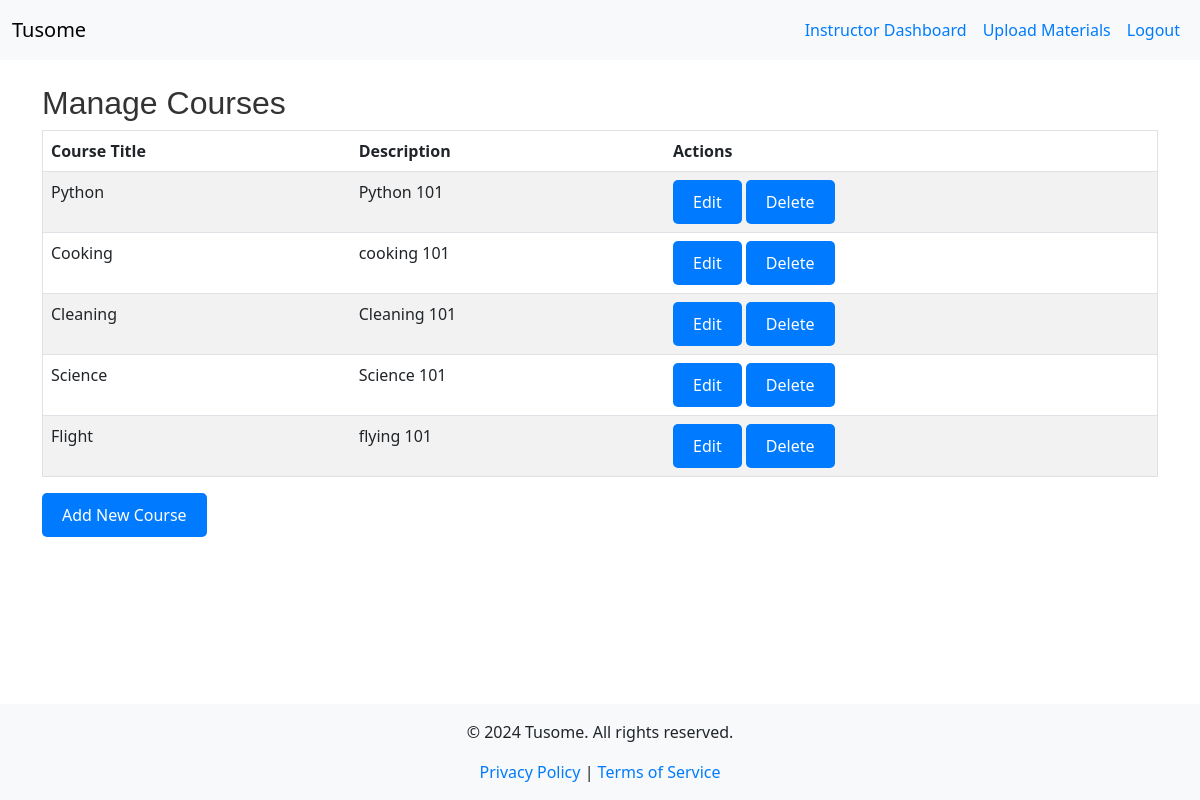
Screenshot of /manage_courses (signed in) with the database file from the repository.
### models.py (models this page shows)
class Course(db.Model):
    id = db.Column(db.Integer, primary_key=True)
    title = db.Column(db.String(200), nullable=False)
    description = db.Column(db.Text, nullable=False)
    is_featured = db.Column(db.Boolean, default=False)
    instructor_id = db.Column(db.Integer, db.ForeignKey('instructor.id'), nullable=False)
    instructor = db.relationship('Instructor', back_populates='courses')
    lessons = db.relationship('Lesson', back_populates='course', lazy=True)
    quizzes = db.relationship('Quiz', back_populates='course', lazy=True)
    materials = db.relationship('CourseMaterial', back_populates='course', lazy=True)
    enrollments = db.relationship('Enrollment', back_populates='course', lazy=True)
    submissions = db.relationship('Submission', back_populates='course', lazy=True)

### app.py (the view)
@app.route('/manage_courses')
@login_required
def manage_courses():
    courses = Course.query.all()  # Fetch all courses from the database
    return render_template('manage_courses.html', courses=courses)

### app.py (called while the page is built)
@app.context_processor
def inject_current_year():
    return {'current_year': datetime.utcnow().year}

@login_manager.user_loader
def load_user(user_id):
    return User.query.get(int(user_id))

@app.context_processor
def inject_roleenum():
    return dict(RoleEnum=RoleEnum)

### templates/manage_courses.html (shortened to what this page needs)
{% extends "base.html" %}
{% block content %}
<h2>Manage Courses</h2>
<table border="1" class="table table-striped">
    <thead>
        <tr>
            <th>Course Title</th>
            <th>Description</th>
            <th>Actions</th>
        </tr>
    </thead>
    <tbody>
        {% for course in courses %}
        <tr>
            <td>{{ course.title }}</td>
            <td>{{ course.description }}</td>
            <td>
                <a href="{{ url_for('edit_course', course_id=course.id) }}" class="btn btn-warning">Edit</a>
                <form method="POST" action="{{ url_for('delete_course', course_id=course.id) }}" style="display:inline;">
                    <button type="submit" class="btn btn-danger" onclick="return confirm('Are you sure you want to delete this course?');">Delete</button>
                </form>
            </td>
        </tr>
        {% else %}
        <tr>
            <td colspan="3">No courses available.</td>
        </tr>
        {% endfor %}
    </tbody>
</table>
<a href="{{ url_for('create_course') }}" class="btn btn-primary">Add New Course</a>
{% endblock %}

### static/css/style.css (style rules this page uses)
.btn { padding: 10px 20px; border: none; border-radius: 5px; color: white; background-color: #007BFF; text-decoration: none; display: inline-block; transition: background-color 0.3s; }
h1, h2, h3 { color: #333; font-family: 'Arial', sans-serif; }
a { color: #007BFF; text-decoration: none; }
.btn-primary { background-color: #007BFF; border-color: #007BFF; }
html, body { height: 100%; margin: 0; }
body { display: flex; flex-direction: column; }

### templates/base.html (style rules this page uses)
html, body { height: 100%; margin: 0; }
body { display: flex; flex-direction: column; }

### rows the page displays
Course: title "Python", description "Python 101"
Course: title "Cooking", description "cooking 101"
Course: title "Cleaning", description "Cleaning 101"
Course: title "Science", description "Science 101"
Course: title "Flight", description "flying 101"
